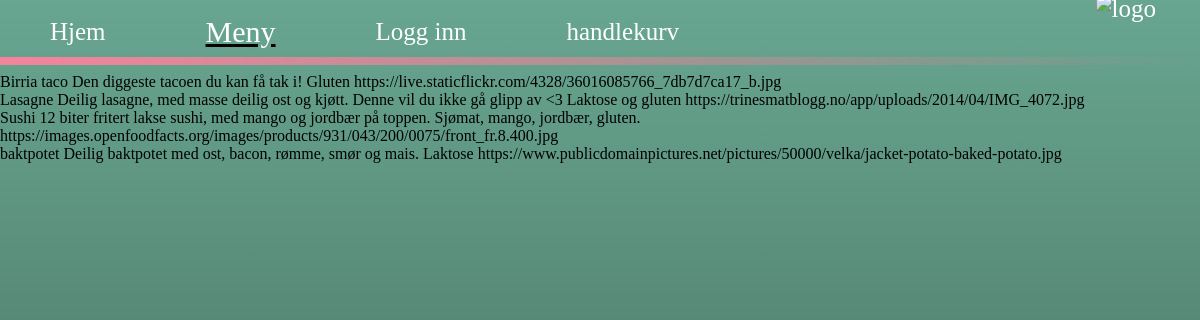
The app's page /connect.php with its own data.
### tables this page shows
CREATE TABLE `matretter` (
  `ID` int(6) NOT NULL,
  `Matrett` varchar(255) NOT NULL,
  `Beskrivelse` varchar(254) NOT NULL,
  `Alergener` varchar(255) NOT NULL,
  `Bilde` varchar(255) NOT NULL
);

### connect.php (the view, shortened to what this page needs)
<!DOCTYPE html>
<html lang="en">
<head>
    <link rel="stylesheet" href="style.css">
</head>
<body>
<?php
$current_tab = 'meny';
include('meny.php');
$servername = "localhost";
$username = "root";
$password = "";
$dataBaseNavn = "webmeny";
$conn = new mysqli($servername, $username, $password, $dataBaseNavn);
$sql = "SELECT matrett, alergener, beskrivelse, bilde FROM matretter";
$result = $conn->query($sql);
if ($result->num_rows > 0) {
    while ($row = $result->fetch_assoc()) {
        $alergener = $row["alergener"];
        $beskrivelse = $row["beskrivelse"];
        $matrett = $row['matrett'];
        $bilde = $row['bilde'];
        echo $matrett. "
        " . $beskrivelse. "
        " . $alergener. "
        " . $bilde. "<br>";
    }
}  else {
    echo "0 results";
}
?>
</body>
</html>

### meny.php (shortened to what this page needs)
<!DOCTYPE html>
<html lang="en">
<head>
        <link rel="stylesheet" href="style.css">
        <div class="nav">
        <a href="index.php"
        <?php if ($current_tab==='home'){
           echo 'class="aktiv"';
        }?>>Hjem</a>
        <a href="connect.php"
        <?php if ($current_tab==='meny'){
           echo 'class="aktiv"';
        }?>>Meny</a>
        <a href="login.php"
        <?php if ($current_tab==='login'){
           echo 'class="aktiv"';
        }?>>Logg inn</a>
        <a href="handlekurv.php"
        <?php if ($current_tab==='handlekurv'){
           echo 'class="aktiv"';
        }?>>handlekurv</a>
        <a href="index.php"><img class= "logo" src="Bilder/Logo.png" alt="logo" height="200" width="auto" /></a>
      </div>
    <hr/>
</head>
<body>
</body>
</html>

### style.css (style rules this page uses)
.logo { margin-top: 15px; margin-bottom: 5px; margin-left: 15px; margin-right: 20px; }
.nav { display: flex; font-size: 25px; align-items: center; }
.nav a { margin-right: 50px; margin-left: 50px; margin-top: 15px; }
a { color: #fff; font-family: cooper; text-decoration: none; }
.logo { position: fixed; top: -20px; right: 2%; }
.aktiv { text-decoration: underline black; font-size: 30px; }
hr { border: 0; height: 8px; background-image: linear-gradient(to right, #F6839C, transparent); width: 100%; }
body { background: linear-gradient(#68A691, #3E614E); margin: 0; min-height: 100vh; }

### records on screen
matretter: Beskrivelse "Den diggeste tacoen du kan få tak i!", Alergener "Gluten", Bilde "https://live.staticflickr.com/4328/36016085766_7db7d7ca17_b.jpg"
matretter: Matrett "Lasagne", Beskrivelse "Deilig lasagne, med masse deilig ost og kjøtt. Denne vil du ikke gå glipp av <3", Alergener "Laktose og gluten", Bilde "https://trinesmatblogg.no/app/uploads/2014/04/IMG_4072.jpg"
matretter: Matrett "Sushi", Beskrivelse "12 biter fritert lakse sushi, med mango og jordbær på toppen.", Alergener "Sjømat, mango, jordbær, gluten.", Bilde "https://images.openfoodfacts.org/images/products/931/043/200/0075/front_fr.8.400.jpg"
matretter: Matrett "baktpotet", Beskrivelse "Deilig baktpotet med ost, bacon, rømme, smør og mais.", Alergener "Laktose", Bilde "https://www.publicdomainpictures.net/pictures/50000/velka/jacket-potato-baked-potato.jpg"
